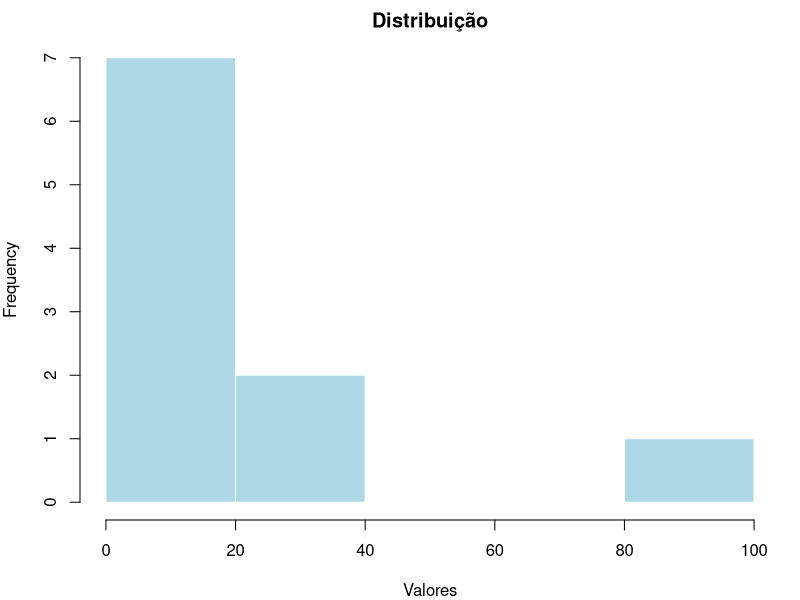
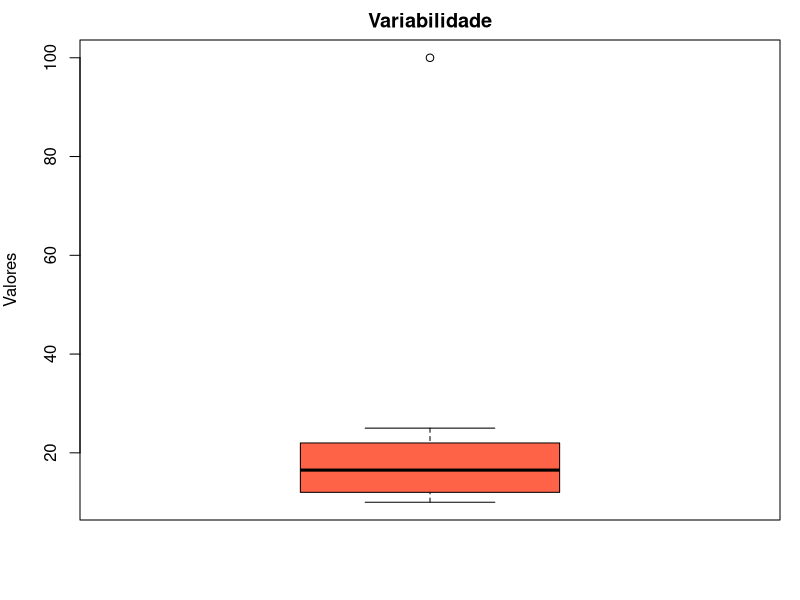
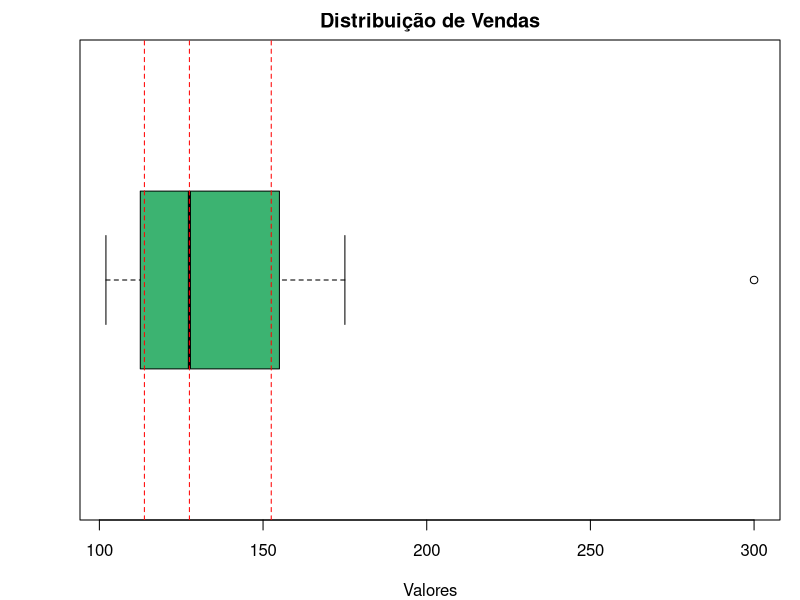

These charts were generated, in order, by the following R code:
## ---- chunk 1
# Criando um conjunto de dados
dados <- c(10, 12, 12, 13, 15, 18, 20, 22, 25, 100) # O 100 é um outlier
# Medidas de tendência central
media <- mean(dados); media
mediana <- median(dados); mediana
# Função para calcular a moda no R
get_moda <- function(v) {

uniqv <- unique(v)

uniqv[which.max(tabulate(match(v, uniqv)))]

}

moda <- get_moda(dados); moda
# Medidas de dispersão
variancia <- var(dados); variancia

desvio_padrao <- sd(dados); desvio_padrao
## ---- chunk 2
#| label: fig-exemplo
#| echo: true
#| fig-cap: "Análise de Tendência Central e Dispersão"
#| fig-subcap: ["Histograma dos Dados", "Boxplot dos Dados"]
#| layout-ncol: 2

# Exemplo de dados com um outlier
dados <- c(10, 12, 12, 13, 15, 18, 20, 22, 25, 100)

par(mar = c(4, 4, 2, 1))
hist(dados, main = "Distribuição", col = "lightblue", border = "white", xlab = "Valores")
boxplot(dados, main = "Variabilidade", col = "tomato", ylab = "Valores")
## ---- chunk 3
#| label: separatrizes-exemplo

#| echo: true

# Conjunto de dados de exemplo

vendas <- c(102, 105, 110, 115, 120, 125, 130, 140, 150, 160, 175, 300)

# Calculando os Quartis

quartis <- quantile(vendas, probs = c(0.25, 0.5, 0.75))

print(quartis)

# Calculando Percentis específicos (ex: P10 e P90)

percentis_especificos <- quantile(vendas, probs = c(0.10, 0.90))

print(percentis_especificos)

# Resumo completo (inclui Mín, Q1, Mediana, Média, Q3 e Máx)

summary(vendas)

# Calculando o IQR

amplitude_iq <- IQR(vendas)

print(paste("Amplitude Interquartílica:", amplitude_iq))
## ---- chunk 4
#| label: fig-boxplot-separatrizes

#| echo: true

#| fig-cap: "Boxplot destacando Quartis e Outliers"

boxplot(vendas,main = "Distribuição de Vendas", col = "mediumseagreen", horizontal = TRUE, xlab = "Valores")

# Adicionando marcações para os quartis

abline(v = quartis, col = "red", lty = 2)
